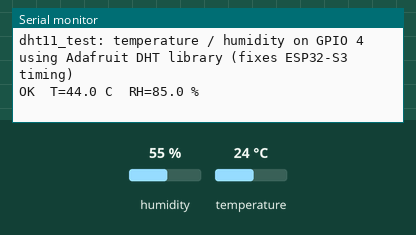
Recording of a sketch running on a simulated ESP32-S3. On the bench: the last lines printed to the serial monitor. The test bench sets the inputs (shaded band); at power-on: humidity 55 %, temperature 24 °C.

Above: at 3.2 s.
3.3 s: humidity set to 22 %
At 5.1 s:
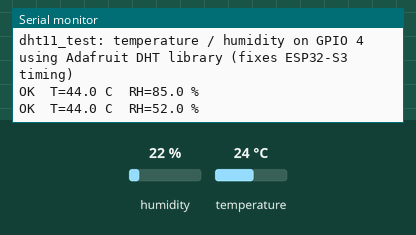
6.0 s: temperature set to 12 °C
At 7.5 s:
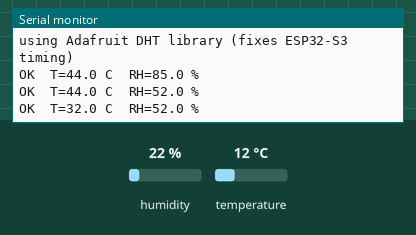
8.7 s: humidity set to 40 %
At 11.0 s:
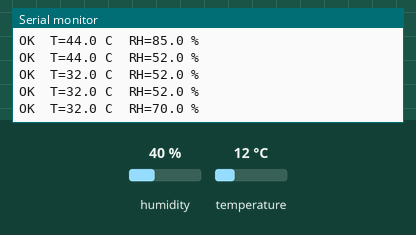
Timing chart, 0 to 12.5 s (numbered marks = the images above; inputs shaded):
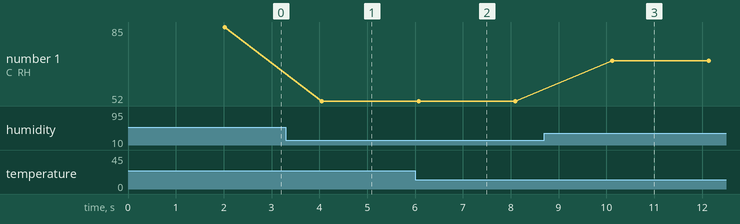

Measured:
- after the input at 3.3 s, the serial monitor: prints a new line after 0.75 s (image 1)
- after the input at 6.0 s, the serial monitor: prints a new line after 0.07 s (image 2)
- after the input at 8.7 s, the serial monitor: prints a new line after 1.4 s (image 3)
- plotted number 1: 85 → 52 after the input at 3.3 s, 52 → 70 after the input at 8.7 s

The sketch:

dht11_test.ino
```cpp
/*
  Smart Garbage Bin - DHT11 temperature/humidity smoke test
  Hardware: ESP32-S3-WROOM-1 + DHT11 (proposal sensors)
  Power: DHT11 from ESP32 3V3 (NOT 5V). ESP32-S3 GPIOs are not 5V-tolerant.

  Wiring (4-pin DHT11, pins left to right with the grill facing you):
    Pin 1 VCC  -> ESP32 3V3
    Pin 2 DATA -> GPIO 4
    Pin 3 NC   -> unconnected
    Pin 4 GND  -> ESP32 GND (same ground as MB-102 if that PSU is used)
    Pull-up    -> 4.7k or 10k from Pin 2 DATA to Pin 1 / 3V3  (required)

  Library (Arduino IDE -> Manage Libraries):
    - "DHT sensor library" by Adafruit
    - "Adafruit Unified Sensor" (dependency, install if prompted)

  Notes:
    - Do not use 5V. ESP32-S3 GPIOs are not 5V-tolerant.
    - Do not share GPIO 4 with the stepper (GPIO 15-18).
    - Sample no faster than once per second. This sketch uses 2 s.
*/

#include <DHT.h>

const int DHT_PIN = 4;
const int DHT_TYPE = DHT11;
const unsigned long SAMPLE_MS = 2000;

DHT dht(DHT_PIN, DHT_TYPE);

void setup() {
  Serial.begin(115200);
  delay(500);
  dht.begin();
  Serial.println("dht11_test: temperature / humidity on GPIO 4");
  Serial.println("using Adafruit DHT library (fixes ESP32-S3 timing)");
  delay(1500);
}

void loop() {
  float h = dht.readHumidity();
  float t = dht.readTemperature();

  if (isnan(h) || isnan(t)) {
    Serial.println("FAIL  bad read (check wiring / 3V3 / 4.7k-10k pull-up)");
  } else {
    Serial.print("OK  T=");
    Serial.print(t+20, 1);
    Serial.print(" C  RH=");
    Serial.print(h+30, 1);
    Serial.println(" %");
  }

  delay(SAMPLE_MS);
}
```
